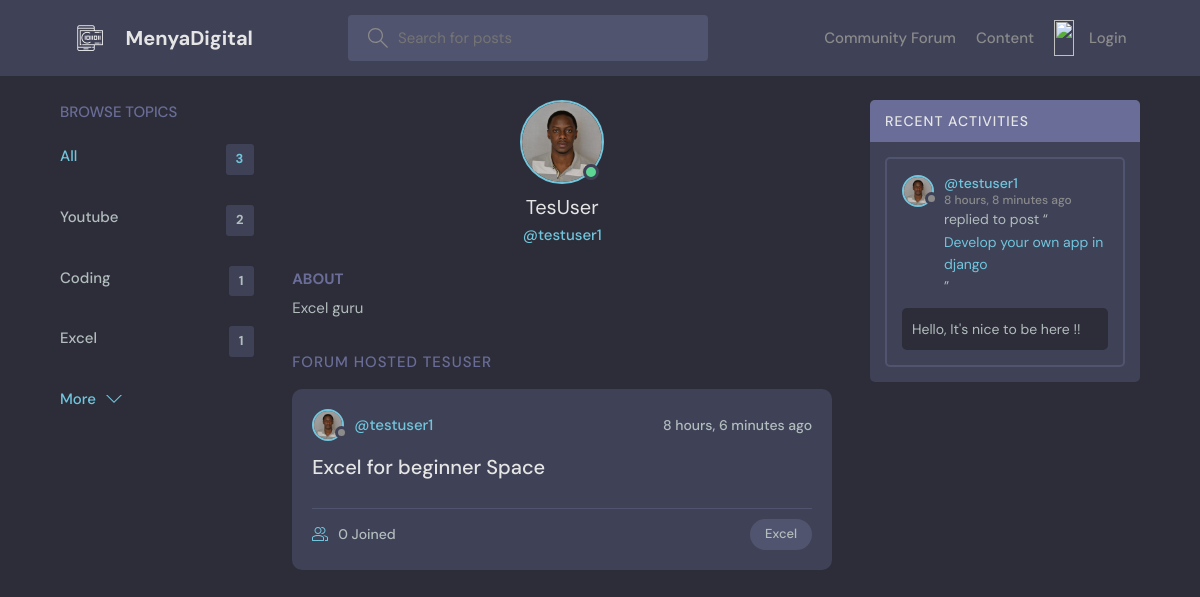
The page /profile/4/ on the database its author committed.
### menyaApp/models.py (models this page shows, shortened)
class Topic(models.Model):
    name = models.CharField(max_length=200)

class User(AbstractUser):
    username = models.CharField(max_length=150, unique=True, null=True, blank=True)
    name = models.CharField(max_length=200, null=True)
    email = models.EmailField(unique=True, null=True)
    bio = models.TextField(null=True)
    avatar = models.ImageField(null=True, default="avatar.svg")
    USERNAME_FIELD = "email"
    REQUIRED_FIELDS = ["username"]

class Room(models.Model):
    host = models.ForeignKey(User, on_delete=models.SET_NULL, null=True)
    topic = models.ForeignKey(Topic, on_delete=models.SET_NULL, null=True)
    name = models.CharField(max_length=200)
    description = models.TextField(null=True, blank=True)
    participants = models.ManyToManyField(User, related_name="participants", blank=True)
    updated = models.DateTimeField(auto_now=True)
    created = models.DateTimeField(auto_now_add=True)
    class Meta:
        ordering = ["-updated", "-created"]
    def __str__(self):
        return self.name

class Message(models.Model):
    user = models.ForeignKey(User, on_delete=models.CASCADE)
    room = models.ForeignKey(Room, on_delete=models.CASCADE)
    body = models.TextField()
    updated = models.DateTimeField(auto_now=True)
    created = models.DateTimeField(auto_now_add=True)
    class Meta:
        ordering = ["-updated", "-created"]

### menyaApp/views.py (the view)
# urls.py: path("profile/<str:pk>/", views.userProfile, name="user-profile"),
def userProfile(request, pk):
    user = User.objects.get(id=pk)
    rooms = user.room_set.all()
    room_messages = user.message_set.all()
    topics = Topic.objects.all()
    context = {
        "user": user,
        "rooms": rooms,
        "room_messages": room_messages,
        "topics": topics,
    }
    return render(request, "base/profile.html", context)

### menyaApp/templates/base/profile.html (shortened to what this page needs)
{% extends 'main.html' %}
{% block content %}
<main class="profile-page layout layout--3">
  <div class="container">
    {% include 'base/topics_component.html' %}
    <div class="roomList">
      <div class="profile">
        <div class="profile__avatar">
          <div class="avatar avatar--large active">
            <img src="{{user.avatar.url}}" />
          </div>
        </div>
        <div class="profile__info">
          <h3>{{user.name}}</h3>
          <p>@{{user.username}}</p>
        </div>
        <div class="profile__about">
          <h3>About</h3>
          <p>
            {{user.bio}}
          </p>
        </div>
      </div>
      <div class="roomList__header">
        <div>
          <h2>Forum Hosted {{ user.name }}</a>
          </h2>
        </div>
      </div>
      {% include 'base/feed_component.html' %}
    </div>
    {% include 'base/activity_component.html' %}
  </div>
</main>
{% endblock content %}

### menyaApp/templates/base/topics_component.html
<div class="topics">
  <div class="topics__header">
    <h2>Browse Topics</h2>
  </div>
  <ul class="topics__list">
    <li>
      <a href="{% url 'home' %}" class="active"
        >All <span>{{topics.count}}</span></a
      >
    </li>
    {% for topic in topics %}
    <li>
      <a href="{% url 'home' %}?q={{topic.name}}"
        >{{topic.name}}<span>{{topic.room_set.all.count}}</span></a
      >
    </li>
    {% endfor %}
  </ul>
  <a class="btn btn--link" href="{% url 'topics' %}">
    More
    <svg
      version="1.1"
      xmlns="http://www.w3.org/2000/svg"
      width="32"
      height="32"
      viewBox="0 0 32 32"
    >
      <title>chevron-down</title>
      <path d="M16 21l-13-13h-3l16 16 16-16h-3l-13 13z"></path>
    </svg>
  </a>
</div>

### menyaApp/templates/base/feed_component.html (shortened to what this page needs)
{% for room in rooms %}
<div class="roomListRoom">
  <div class="roomListRoom__header">
    <a
      href="{% url 'user-profile' room.host.id %}"
      class="roomListRoom__author"
    >
      <div class="avatar avatar--small">
        <img src="{{room.host.avatar.url}}" />
      </div>
      <span>@{{room.host.username}}</span>
    </a>
    <div class="roomListRoom__actions">
      <span>{{room.created|timesince}} ago</span>
    </div>
  </div>
  <div class="roomListRoom__content">
    <a href="{% url 'room' room.id %}">{{room.name}}</a>
  </div>
  <div class="roomListRoom__meta">
    <a href="{% url 'room' room.id %}" class="roomListRoom__joined">
      {{room.participants.all.count}} Joined
    </a>
    <p class="roomListRoom__topic">{{room.topic.name}}</p>
  </div>
</div>
{% endfor %}

### menyaApp/templates/base/activity_component.html (shortened to what this page needs)
<div class="activities">
  <div class="activities__header">
    <h2>Recent Activities</h2>
  </div>
  {% for message in room_messages %}
  <div class="activities__box">
    <div class="activities__boxHeader roomListRoom__header">
      <a
        href="{% url 'user-profile' message.user.id %}"
        class="roomListRoom__author"
      >
        <div class="avatar avatar--small">
          <img src="{{message.user.avatar.url}}" />
        </div>
        <p>
          @{{message.user.username}}
          <span>{{message.created|timesince}} ago</span>
        </p>
      </a>
    </div>
    <div class="activities__boxContent">
      <p>
        replied to post “<a href="{% url 'room' message.room.id %}"
          >{{message.room}}</a
        >”
      </p>
      <div class="activities__boxRoomContent">{{message.body}}</div>
    </div>
  </div>
  {% endfor %}
</div>

### rows shown on the page
Topic: name "Youtube", room_set.all.count "2"
Topic: name "Coding", room_set.all.count "1"
Topic: name "Excel", room_set.all.count "1"
User: avatar (picture), name "TesUser", username "testuser1", bio "Excel guru", name "TESUSER"
Room: host.avatar (picture), host.username "testuser1", created "8 hours, 6 minutes", name "Excel for beginner Space", participants.all.count "0", topic.name "Excel"
Message: user.avatar (picture), user.username "testuser1", created "8 hours, 8 minutes", room "Develop your own app in django", body "Hello, It's nice to be here !!"

### other values the page prints
{{ topics.count }} "3"
